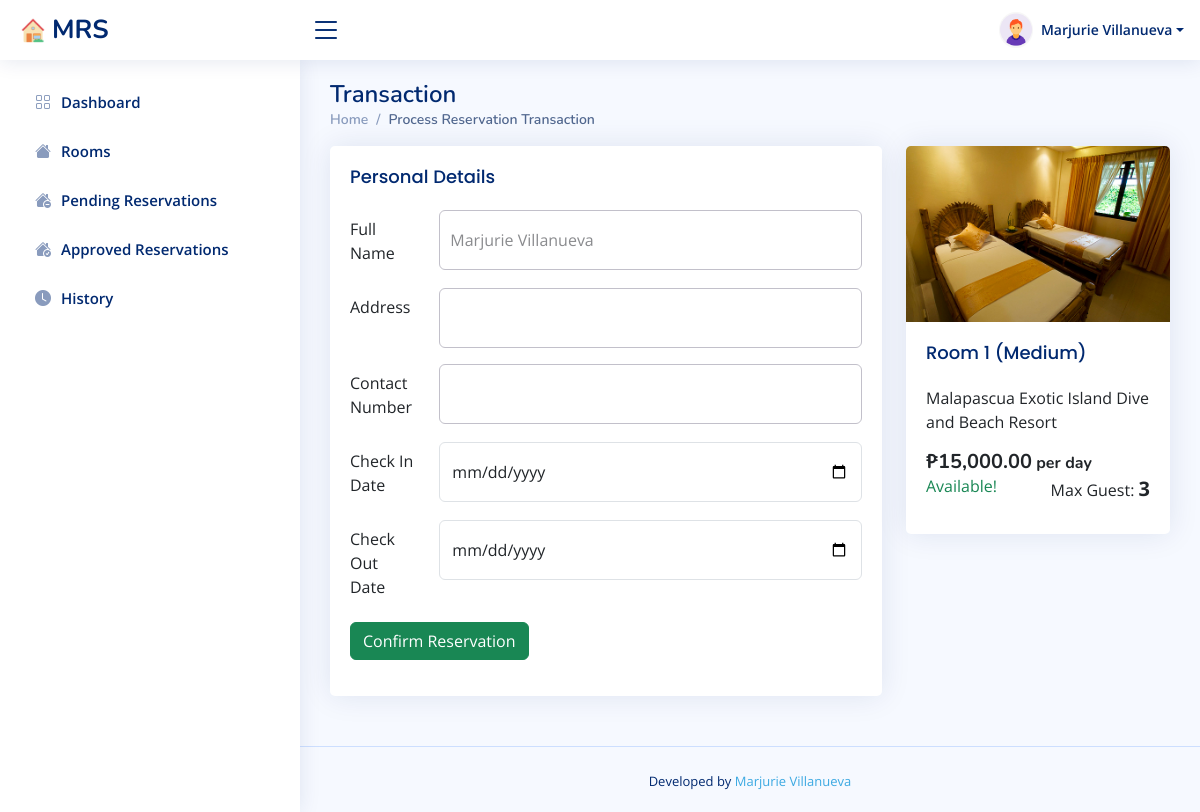
/transaction.php?roomid=1 (signed in), run on the app's committed database.
### tables this page shows
CREATE TABLE `rooms` (
  `id` int(11) NOT NULL,
  `room` varchar(255) NOT NULL,
  `description` varchar(255) NOT NULL,
  `price` decimal(10,2) NOT NULL,
  `status` int(11) NOT NULL,
  `maxguest` int(11) NOT NULL,
  `picture` varchar(255) NOT NULL,
  `checkout` date DEFAULT NULL,
  `created_at` timestamp NULL DEFAULT current_timestamp(),
  `updated_at` timestamp NOT NULL DEFAULT current_timestamp()
);

### backend/server-config.php (called while the page is built, shortened)
<?php
class Database {
    public function conn() {
        $servername = "127.0.0.1";
        $username = "root";
        $password = "";
        $database = "ccsit_mvillanueva";
        return new mysqli($servername, $username, $password, $database);
    }
}
?>

### transaction.php (the view, shortened to what this page needs)
<?php
include('components/header.php');
include ($_SERVER['DOCUMENT_ROOT'].'/mrs/backend/server-config.php');
include('navbar.php');
include('sidebar.php');
?>
<main id="main" class="main">
    <div class="pagetitle">
      <h1>Transaction</h1>
      <nav>
        <ol class="breadcrumb">
          <li class="breadcrumb-item"><a href="dashboard">Home</a></li>
          <li class="breadcrumb-item active">Process Reservation Transaction</li>
        </ol>
      </nav>
    </div>
    <section class="section dashboard">
      <div class="row">
    <div class="col-lg-8">
          <div class="card">
            <div class="card-body">
              <h5 class="card-title">Personal Details</h5>
              <form method="POST" action="web/route.php">
                <div class="row mb-3">
                  <label for="inputText" class="col-sm-2 col-form-label">Full Name</label>
                  <div class="col-sm-10">
                    <input type="text" name="name" class="form-control" value="<?php echo $_SESSION['name']; ?>" readonly>
                  </div>
                </div>
                <div class="row mb-3">
                  <label for="inputEmail" class="col-sm-2 col-form-label">Address</label>
                  <div class="col-sm-10">
                    <input type="text" name="address" class="form-control" required>
                  </div>
                </div>
                <div class="row mb-3">
                  <label for="inputPassword" class="col-sm-2 col-form-label">Contact Number</label>
                  <div class="col-sm-10">
                    <input type="text" name="contactnumber" class="form-control" required>
                  </div>
                </div>
                <div class="row mb-3">
                  <label for="inputDate" class="col-sm-2 col-form-label">Check In Date</label>
                  <div class="col-sm-10">
                    <input type="date" name="checkin" class="form-control" required>
                  </div>
                </div>
                <div class="row mb-3">
                  <label for="inputPassword" class="col-sm-2 col-form-label">Check Out Date</label>
                  <div class="col-sm-10">
                    <input type="date" name="checkout" class="form-control" required>
                  </div>
                </div>
                <div class="row mb-3">
                  <div class="col-sm-10">
                    <button type="submit" name="confirm" class="btn btn-success">Confirm Reservation</button>
                  </div>
                </div>
              </form>
            </div>
        </div>
        </div>
    <?php
      $objDB = new Database;
      $roomid = $_GET['roomid'];
      $room = "SELECT * FROM rooms WHERE id='$roomid'";
      $query = $objDB->conn()->query($room);
      while($row = $query->fetch_array()) {
      ?>
     <div class="col-lg-4 col-md-4">
          <div class="card">
            <img src="assets/images/<?php echo $row['picture'] ?>" class="card-img-top" alt="...">
            <div class="card-body">
              <h5 class="card-title"><?php echo $row['room'] ?></h5>
              <p class="card-text"><?php echo $row['description'] ?></p>
              <h5 class="card-text fw-bold d-inline">₱<?php echo number_format($row['price'], 2); ?><span class="fs-6"> per day</span></h5>
              <span class="float-end">Max Guest: <span class="fs-5 fw-bold"><?php echo $row['maxguest'] ?></span></span>
              <?php if($row['status'] == 1) {?>
                      <p class="text-success">Available!</p>
              <?php } ?>
            </div>
      </div>
      </div>
        <?php } ?>
      </div>
    </section>
</main>
<footer id="footer" class="footer">
    <div class="credits">
      Developed by <a href="https://www.facebook.com/profile.php?id=100070194702425">Marjurie Villanueva</a>
    </div>
  </footer>
</body>
</html>

### css/guest.css (style rules this page uses)
body { background-image: url("https://rare-gallery.com/uploads/posts/749938-Tropics-Coast-Shells-Sky-Palms-Beach-Sand.jpg"); background-repeat: no-repeat; background-size: cover; font-size: 1.6rem; font-family: "Open Sans", sans-serif; color: #2b3e51; }
p { position: relative; }
a, a:link, a:visited, a:active { color: #3ca9e2; -webkit-transition: all 0.2s ease; transition: all 0.2s ease; }
input { display: block; box-sizing: border-box; width: 100%; outline: none; height: 60px; line-height: 60px; border-radius: 4px; }
input[type="text"], input[type="password"] { width: 100%; padding: 0 0 0 10px; margin: 0; color: #8a8b8e; border: 1px solid #c2c0ca; font-style: normal; font-size: 16px; -webkit-appearance: none; -moz-appearance: none; appearance: none; position: relative; display: inline-block; background: none; }

### assets/css/style.css (style rules this page uses)
:root { scroll-behavior: smooth; }
body { font-family: "Open Sans", sans-serif; background: #f6f9ff; color: #444444; }
a { color: #4154f1; text-decoration: none; }
h1, h2, h3, h4, h5, h6 { font-family: "Nunito", sans-serif; }
#main { margin-top: 60px; padding: 20px 30px; transition: all 0.3s; }
.pagetitle { margin-bottom: 10px; }
.pagetitle h1 { font-size: 24px; margin-bottom: 0; font-weight: 600; color: #012970; }
.card { margin-bottom: 30px; border: none; border-radius: 5px; box-shadow: 0px 0 30px rgba(1, 41, 112, 0.1); }
.card-title { padding: 20px 0 15px 0; font-size: 18px; font-weight: 500; color: #012970; font-family: "Poppins", sans-serif; }
.card-body { padding: 0 20px 20px 20px; }
.breadcrumb { font-size: 14px; font-family: "Nunito", sans-serif; color: #899bbd; font-weight: 600; }
.breadcrumb a { color: #899bbd; transition: 0.3s; }
.breadcrumb .breadcrumb-item::before { color: #899bbd; }
.breadcrumb .active { color: #51678f; font-weight: 600; }
@media (min-width: 1200px) { #main, #footer { margin-left: 300px; } }
.footer { padding: 20px 0; font-size: 14px; transition: all 0.3s; border-top: 1px solid #cddfff; }
.footer .credits { padding-top: 5px; text-align: center; font-size: 13px; color: #012970; }

### navbar.php (style rules this page uses)
body { background-image: none; }

### data on the page
rooms: picture (picture), room "Room 1 (Medium)", description "Malapascua Exotic Island Dive and Beach Resort", price "15,000.00", maxguest "3", status "Available!"

### other printed values
$_SESSION['name'] "Marjurie Villanueva"
